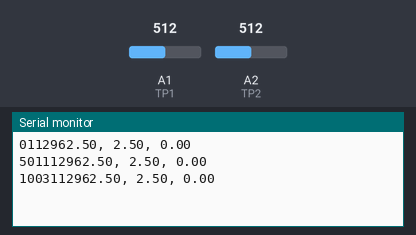
Bench run of a sketch on a simulated Arduino Uno, built with avr-gcc and run on an emulated ATmega328P. Shown: the last lines printed to the serial monitor. The test bench sets the inputs (shaded band); at power-on: A1 (TP1) = 512, A2 (TP2) = 512.

Above: at 1.3 s.
1.4 s: A1 (TP1) set to 716
At 1.9 s:
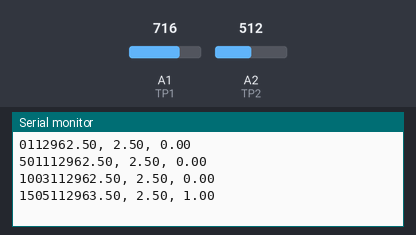
2.9 s: A2 (TP2) set to 716
At 3.4 s:
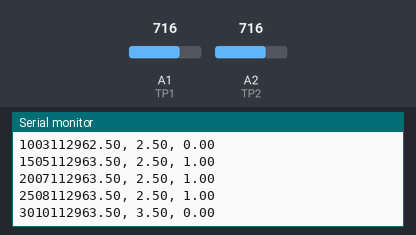
4.4 s: A1 (TP1) set to 900
At 4.9 s:
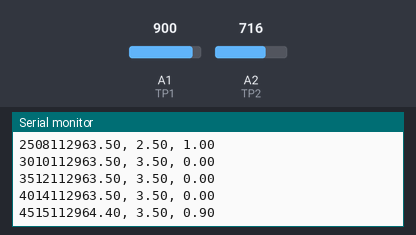
5.9 s: A2 (TP2) set to 900
At 6.4 s:
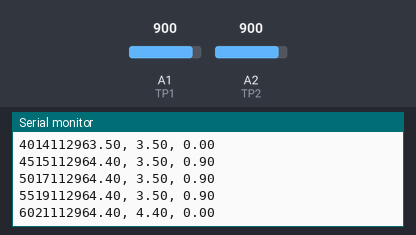
Timing chart, 0 to 8.4 s (numbered marks = the images above; inputs shaded):
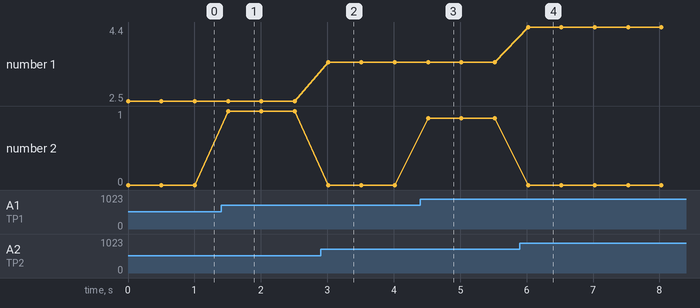

The sketch:

main.ino
```cpp
int TP1 = A1;
int TP2 = A2;
float TP1_Value = 0;
float TP2_Value = 0;
float diff = 0;

void setup() {
  pinMode(TP1,INPUT);
  pinMode(TP2,INPUT);

  Serial.begin(9600);
}

void loop() {
  int time = millis();

  TP1_Value = analogRead(TP1);
  TP1_Value = TP1_Value*(5.0/1023.0);

  TP2_Value = analogRead(TP2);
  TP2_Value = TP2_Value*(5.0/1023.0);

  diff = TP1_Value - TP2_Value;

  Serial.print(time);
  Serial.print(', ');

  Serial.print(TP1_Value);
  Serial.print(", ");

  Serial.print(TP2_Value);
  Serial.print(", ");

  Serial.println(diff);

  delay(500);
}
```

Measured:
- after the input at 1.4 s, the serial monitor: prints a new line after 0.11 s (image 1)
- after the input at 2.9 s, the serial monitor: prints a new line after 0.11 s (image 2)
- after the input at 4.4 s, the serial monitor: prints a new line after 0.12 s (image 3)
- after the input at 5.9 s, the serial monitor: prints a new line after 0.12 s (image 4)
- plotted number 1: 2.5 → 3.5 after the input at 2.9 s, 3.5 → 4.4 after the input at 5.9 s
- plotted number 2: 0 → 1 after the input at 1.4 s, 0 → 0.9 after the input at 4.4 s
